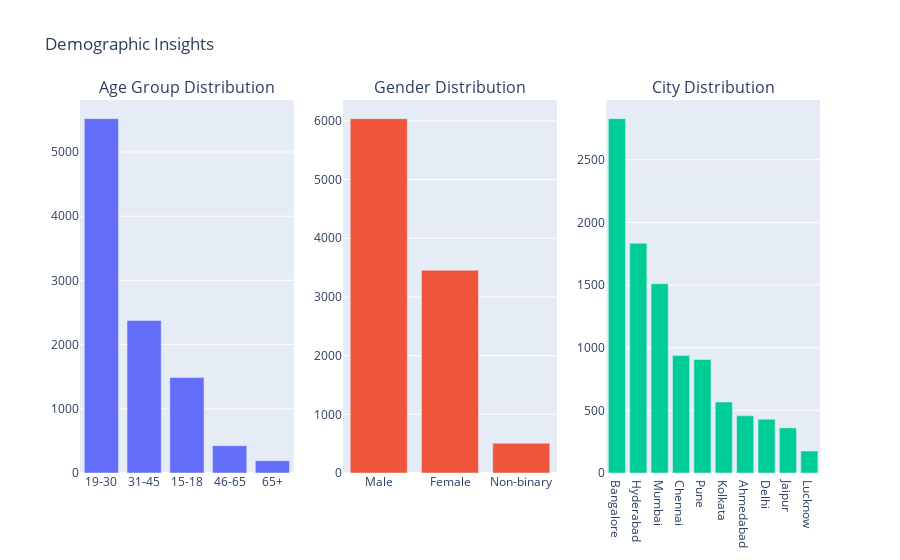

Notebook code cell kept with this figure:
### Code cell
# Data cleaning
# Example: Removing incomplete responses
data = data.dropna(subset=['Consume_frequency', 'Heard_before', 'Brand_perception'])

# Demographic Insights
age_distribution = data['Age'].value_counts()
gender_distribution = data['Gender'].value_counts()
city_distribution = data['City'].value_counts()

# Visualization
fig = make_subplots(rows=1, cols=3, subplot_titles=('Age Group Distribution', 'Gender Distribution', 'City Distribution'))

fig.add_trace(go.Bar(x=age_distribution.index, y=age_distribution.values, name='Age Distribution'), row=1, col=1)
fig.add_trace(go.Bar(x=gender_distribution.index, y=gender_distribution.values, name='Gender Distribution'), row=1, col=2)
fig.add_trace(go.Bar(x=city_distribution.index, y=city_distribution.values, name='City Distribution'), row=1, col=3)

fig.update_layout(title_text='Demographic Insights', showlegend=False)
fig.show()

### Figure 1 — Plotly figure (JSON) as saved in the notebook; plotly's stock layout.template omitted (floating-point values rounded to 4 significant figures)
{"data": [{"name": "Age Distribution", "type": "bar", "x": ["19-30", "31-45", "15-18", "46-65", "65+"], "xaxis": "x", "y": [5520, 2376, 1488, 426, 190], "yaxis": "y"}, {"name": "Gender Distribution", "type": "bar", "x": ["Male", "Female", "Non-binary"], "xaxis": "x2", "y": [6038, 3455, 507], "yaxis": "y2"}, {"name": "City Distribution", "type": "bar", "x": ["Bangalore", "Hyderabad", "Mumbai", "Chennai", "Pune", "Kolkata", "Ahmedabad", "Delhi", "Jaipur", "Lucknow"], "xaxis": "x3", "y": [2828, 1833, 1510, 937, 906, 566, 456, 429, 360, 175], "yaxis": "y3"}], "layout": {"annotations": [{"font": {"size": 16}, "showarrow": false, "text": "Age Group Distribution", "x": 0.1444, "xanchor": "center", "xref": "paper", "y": 1, "yanchor": "bottom", "yref": "paper"}, {"font": {"size": 16}, "showarrow": false, "text": "Gender Distribution", "x": 0.5, "xanchor": "center", "xref": "paper", "y": 1, "yanchor": "bottom", "yref": "paper"}, {"font": {"size": 16}, "showarrow": false, "text": "City Distribution", "x": 0.8556, "xanchor": "center", "xref": "paper", "y": 1, "yanchor": "bottom", "yref": "paper"}], "showlegend": false, "title": {"text": "Demographic Insights"}, "xaxis": {"anchor": "y", "domain": [0, 0.2889]}, "xaxis2": {"anchor": "y2", "domain": [0.3556, 0.6444]}, "xaxis3": {"anchor": "y3", "domain": [0.7111, 1]}, "yaxis": {"anchor": "x", "domain": [0, 1]}, "yaxis2": {"anchor": "x2", "domain": [0, 1]}, "yaxis3": {"anchor": "x3", "domain": [0, 1]}}}
